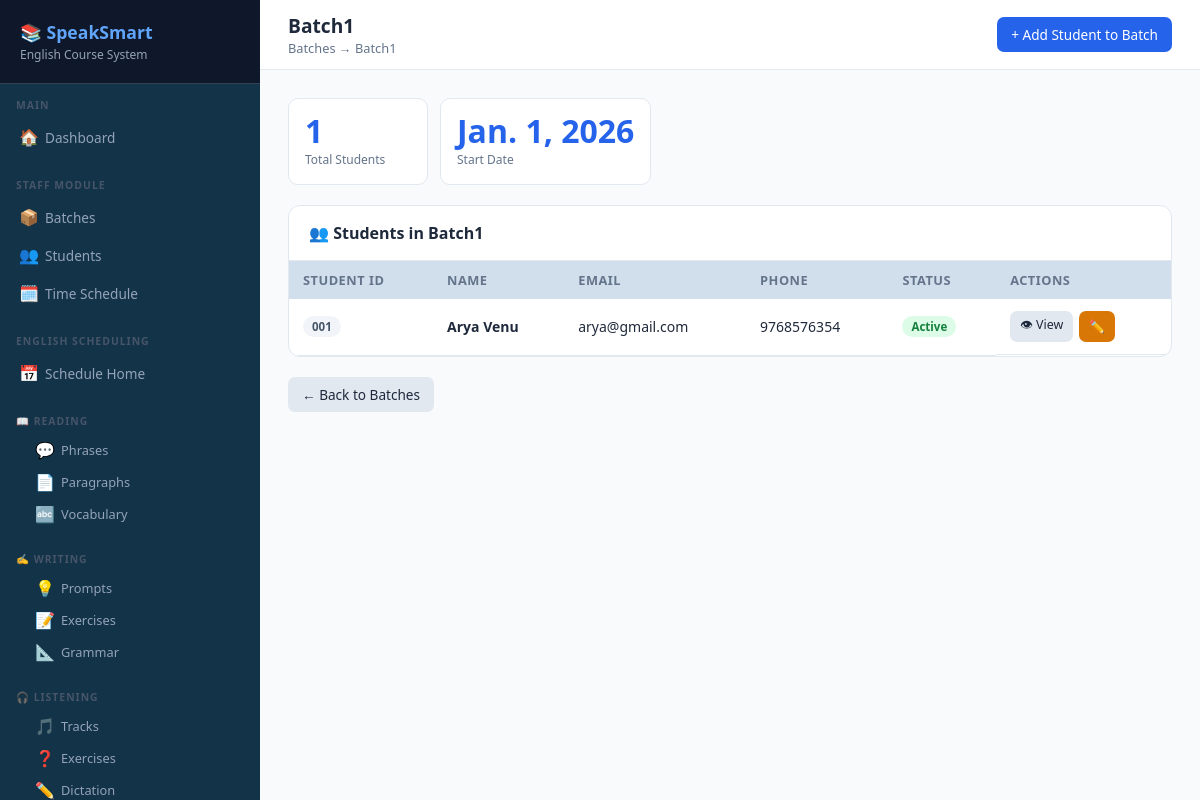
/staff/batches/1/students/ (signed in), run on an earlier commit of the app's database.
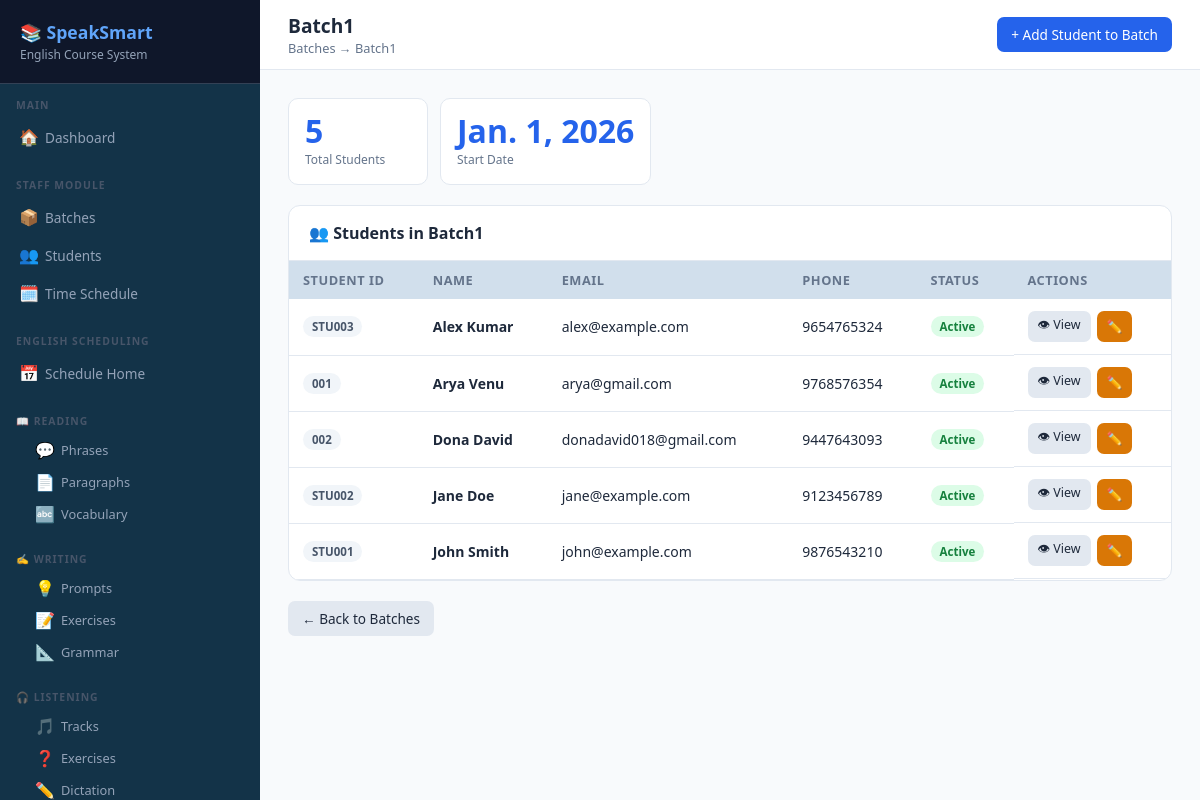
And on a later commit of the database.
### staff/models.py (models this page shows, shortened)
class Student(models.Model):
    GENDER_CHOICES = [('M', 'Male'), ('F', 'Female'), ('O', 'Other')]
    user = models.OneToOneField(User, on_delete=models.CASCADE, related_name='student_profile', null=True, blank=True)
    student_id = models.CharField(max_length=20, unique=True)
    first_name = models.CharField(max_length=100)
    last_name = models.CharField(max_length=100)
    email = models.EmailField(unique=True)
    phone = models.CharField(max_length=15, blank=True)
    gender = models.CharField(max_length=1, choices=GENDER_CHOICES, blank=True)
    date_of_birth = models.DateField(null=True, blank=True)
    batch = models.ForeignKey(Batch, on_delete=models.SET_NULL, null=True, related_name='students')
    enrolled_date = models.DateField(auto_now_add=True)
    is_active = models.BooleanField(default=True)
    def get_full_name(self):
        return f"{self.first_name} {self.last_name}"

### staff/views.py (the view)
# urls.py: path('batches/<int:pk>/students/',     views.batch_students, name='batch_students'),
@login_required
def batch_students(request, pk):
    batch    = get_object_or_404(Batch, pk=pk)
    students = Student.objects.filter(batch=batch).order_by('first_name')
    return render(request, 'staff/batch_students.html', {'batch': batch, 'students': students})

### staff/templates/staff/batch_students.html (shortened to what this page needs)
{% extends "base.html" %}
{% block page_title %}{{ batch.name }}{% endblock %}
{% block breadcrumb %}Batches → {{ batch.name }}{% endblock %}
{% block topbar_actions %}<a href="{% url 'staff:student_create' %}?batch={{ batch.pk }}" class="btn btn-primary">+ Add Student to Batch</a>{% endblock %}
{% block content %}
<div style="display:flex;gap:12px;margin-bottom:20px;flex-wrap:wrap">
    <div class="stat-card" style="min-width:140px"><div class="num">{{ students.count }}</div><div class="label">Total Students</div></div>
    <div class="stat-card" style="min-width:140px"><div class="num">{{ batch.start_date }}</div><div class="label">Start Date</div></div>
</div>
<div class="card">
    <div class="card-header"><h3>👥 Students in {{ batch.name }}</h3></div>
    <div class="card-body" style="padding:0">
        <table>
            <thead><tr><th>Student ID</th><th>Name</th><th>Email</th><th>Phone</th><th>Status</th><th>Actions</th></tr></thead>
            <tbody>
            {% for s in students %}
            <tr>
                <td><span class="badge badge-secondary">{{ s.student_id }}</span></td>
                <td><strong>{{ s.get_full_name }}</strong></td>
                <td>{{ s.email }}</td>
                <td>{{ s.phone|default:"—" }}</td>
                <td><span class="badge badge-{% if s.is_active %}success{% else %}danger{% endif %}">{% if s.is_active %}Active{% else %}Inactive{% endif %}</span></td>
                <td class="action-buttons">
                    <a href="{% url 'staff:student_detail' s.pk %}" class="btn btn-secondary btn-sm">👁 View</a>
                    <a href="{% url 'staff:student_edit' s.pk %}" class="btn btn-warning btn-sm">✏️</a>
                </td>
            </tr>
            {% empty %}
            <tr><td colspan="6"><div class="empty-state"><div class="icon">👤</div><p>No students in this batch yet.<br><a href="{% url 'staff:student_create' %}?batch={{ batch.pk }}">Add a student</a></p></div></td></tr>
            {% endfor %}
            </tbody>
        </table>
    </div>
</div>
<div style="margin-top:12px"><a href="{% url 'staff:batch_list' %}" class="btn btn-secondary">← Back to Batches</a></div>
{% endblock %}

What changed in the data, as far as the page shows it:
added Student: student_id "STU003", get_full_name "Alex Kumar", email "alex@example.com", phone "9654765324", is_active "Active"
added Student: student_id "002", get_full_name "Dona David", email "donadavid018@gmail.com", phone "9447643093", is_active "Active"
added Student: student_id "STU002", get_full_name "Jane Doe", email "jane@example.com", phone "9123456789", is_active "Active"
added Student: student_id "STU001", get_full_name "John Smith", email "john@example.com", phone "9876543210", is_active "Active"
Also different on the page:
{{ students.count }}: "1" → "5"
